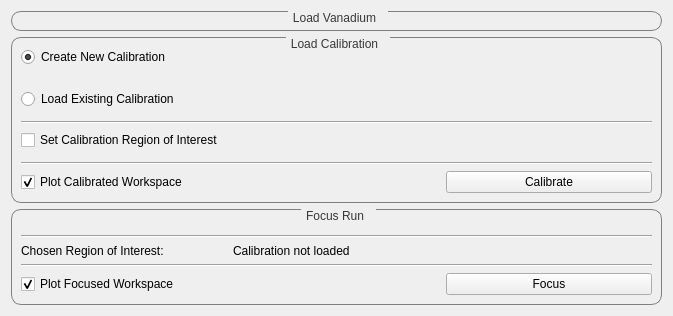
<?xml version="1.0" encoding="UTF-8"?>
<ui version="4.0">
 <class>CalibTab</class>
 <widget class="QWidget" name="CalibTab">
  <property name="windowModality">
   <enum>Qt::NonModal</enum>
  </property>
  <property name="geometry">
   <rect>
    <x>0</x>
    <y>0</y>
    <width>673</width>
    <height>305</height>
   </rect>
  </property>
  <property name="sizePolicy">
   <sizepolicy hsizetype="Preferred" vsizetype="Minimum">
    <horstretch>0</horstretch>
    <verstretch>0</verstretch>
   </sizepolicy>
  </property>
  <property name="windowTitle">
   <string>Form</string>
  </property>
  <property name="styleSheet">
   <string notr="true">QGroupBox {
border: 1px solid grey;border-radius: 10px;margin-top: 1ex; margin-right: 0ex
}
QGroupBox:title {
                           subcontrol-origin: margin;
                           padding: 0 3px;
                           subcontrol-position: top center;
                           padding-top: 0px;
                          padding-bottom: 0px;
                           padding-right: 10px;
                            color: rgb(56, 56, 56)
}</string>
  </property>
  <layout class="QVBoxLayout" name="verticalLayout_2">
   <item>
    <layout class="QVBoxLayout" name="verticalLayout" stretch="1,0">
     <property name="sizeConstraint">
      <enum>QLayout::SetDefaultConstraint</enum>
     </property>
     <item>
      <widget class="QGroupBox" name="vanadiumGroup">
       <property name="sizePolicy">
        <sizepolicy hsizetype="Preferred" vsizetype="Fixed">
         <horstretch>0</horstretch>
         <verstretch>0</verstretch>
        </sizepolicy>
       </property>
       <property name="layoutDirection">
        <enum>Qt::LeftToRight</enum>
       </property>
       <property name="autoFillBackground">
        <bool>false</bool>
       </property>
       <property name="styleSheet">
        <string notr="true"/>
       </property>
       <property name="title">
        <string>Load Vanadium</string>
       </property>
       <property name="alignment">
        <set>Qt::AlignBottom|Qt::AlignHCenter</set>
       </property>
       <property name="flat">
        <bool>false</bool>
       </property>
       <property name="checkable">
        <bool>false</bool>
       </property>
       <layout class="QGridLayout" name="vanadium_layout">
        <item row="1" column="0">
         <layout class="QGridLayout" name="vanadium_layout_2" rowstretch="0,0,0,0,0,0,0,0,0,0,0" columnstretch="0,0,0">
          <property name="sizeConstraint">
           <enum>QLayout::SetDefaultConstraint</enum>
          </property>
          <property name="verticalSpacing">
           <number>6</number>
          </property>
          <item row="2" column="0" colspan="3">
           <widget class="FileFinderWidget" name="finder_vanadium" native="true">
            <property name="sizePolicy">
             <sizepolicy hsizetype="Preferred" vsizetype="Preferred">
              <horstretch>0</horstretch>
              <verstretch>0</verstretch>
             </sizepolicy>
            </property>
            <property name="minimumSize">
             <size>
              <width>0</width>
              <height>0</height>
             </size>
            </property>
           </widget>
          </item>
         </layout>
        </item>
       </layout>
      </widget>
     </item>
     <item>
      <widget class="QGroupBox" name="loadingGroup">
       <property name="sizePolicy">
        <sizepolicy hsizetype="Preferred" vsizetype="Fixed">
         <horstretch>0</horstretch>
         <verstretch>0</verstretch>
        </sizepolicy>
       </property>
       <property name="layoutDirection">
        <enum>Qt::LeftToRight</enum>
       </property>
       <property name="autoFillBackground">
        <bool>false</bool>
       </property>
       <property name="styleSheet">
        <string notr="true"/>
       </property>
       <property name="title">
        <string>Load Calibration</string>
       </property>
       <property name="alignment">
        <set>Qt::AlignBottom|Qt::AlignHCenter</set>
       </property>
       <property name="flat">
        <bool>false</bool>
       </property>
       <property name="checkable">
        <bool>false</bool>
       </property>
       <layout class="QGridLayout" name="gridLayout_2">
        <item row="1" column="0">
         <layout class="QGridLayout" name="gridLayout" rowstretch="0,0,0,0,0,0,0,0,0,0,0" columnstretch="0,0,0">
          <property name="sizeConstraint">
           <enum>QLayout::SetDefaultConstraint</enum>
          </property>
          <property name="verticalSpacing">
           <number>6</number>
          </property>
          <item row="6" column="0" colspan="3">
           <widget class="Line" name="line_crop">
            <property name="minimumSize">
             <size>
              <width>0</width>
              <height>0</height>
             </size>
            </property>
            <property name="orientation">
             <enum>Qt::Horizontal</enum>
            </property>
           </widget>
          </item>
          <item row="5" column="0" colspan="3">
           <widget class="FileFinderWidget" name="finder_path" native="true">
            <property name="sizePolicy">
             <sizepolicy hsizetype="Preferred" vsizetype="Preferred">
              <horstretch>0</horstretch>
              <verstretch>0</verstretch>
             </sizepolicy>
            </property>
            <property name="minimumSize">
             <size>
              <width>0</width>
              <height>0</height>
             </size>
            </property>
            <property name="focusPolicy">
             <enum>Qt::NoFocus</enum>
            </property>
           </widget>
          </item>
          <item row="3" column="0" colspan="3">
           <spacer name="spacer_new_exist">
            <property name="orientation">
             <enum>Qt::Vertical</enum>
            </property>
            <property name="sizeType">
             <enum>QSizePolicy::Fixed</enum>
            </property>
            <property name="sizeHint" stdset="0">
             <size>
              <width>20</width>
              <height>10</height>
             </size>
            </property>
           </spacer>
          </item>
          <item row="0" column="0" colspan="3">
           <widget class="QRadioButton" name="radio_newCalib">
            <property name="text">
             <string>Create New Calibration</string>
            </property>
            <property name="checked">
             <bool>true</bool>
            </property>
           </widget>
          </item>
          <item row="1" column="0" colspan="3">
           <widget class="FileFinderWidget" name="finder_sample" native="true">
            <property name="sizePolicy">
             <sizepolicy hsizetype="Preferred" vsizetype="Preferred">
              <horstretch>0</horstretch>
              <verstretch>0</verstretch>
             </sizepolicy>
            </property>
            <property name="minimumSize">
             <size>
              <width>0</width>
              <height>0</height>
             </size>
            </property>
            <property name="focusPolicy">
             <enum>Qt::NoFocus</enum>
            </property>
           </widget>
          </item>
          <item row="10" column="0" colspan="2">
           <widget class="QCheckBox" name="check_plotOutput">
            <property name="enabled">
             <bool>true</bool>
            </property>
		    <property name="checked">
             <bool>true</bool>
            </property>
            <property name="text">
             <string>Plot Calibrated Workspace</string>
            </property>
           </widget>
          </item>
          <item row="7" column="0" colspan="3">
           <widget class="QCheckBox" name="check_roiCalib">
            <property name="text">
             <string>Set Calibration Region of Interest</string>
            </property>
           </widget>
          </item>
          <item row="10" column="2">
           <widget class="QPushButton" name="button_calibrate">
            <property name="enabled">
             <bool>true</bool>
            </property>
            <property name="text">
             <string>Calibrate</string>
            </property>
           </widget>
          </item>
          <item row="4" column="0" colspan="3">
           <widget class="QRadioButton" name="radio_loadCalib">
            <property name="text">
             <string>Load Existing Calibration</string>
            </property>
            <property name="checked">
             <bool>false</bool>
            </property>
           </widget>
          </item>
          <item row="9" column="0" colspan="3">
           <widget class="Line" name="line_go">
            <property name="orientation">
             <enum>Qt::Horizontal</enum>
            </property>
           </widget>
          </item>
          <item row="8" column="0" colspan="3">
           <widget class="CroppingView" name="widget_cropping" native="true">
            <property name="minimumSize">
             <size>
              <width>0</width>
              <height>0</height>
             </size>
            </property>
           </widget>
          </item>
         </layout>
        </item>
       </layout>
      </widget>
     </item>
     <item>
      <widget class="QGroupBox" name="group_focus">
       <property name="sizePolicy">
        <sizepolicy hsizetype="Preferred" vsizetype="Fixed">
         <horstretch>0</horstretch>
         <verstretch>0</verstretch>
        </sizepolicy>
       </property>
       <property name="layoutDirection">
        <enum>Qt::LeftToRight</enum>
       </property>
       <property name="autoFillBackground">
        <bool>false</bool>
       </property>
       <property name="styleSheet">
        <string notr="true"/>
       </property>
       <property name="title">
        <string>Focus Run</string>
       </property>
       <property name="alignment">
        <set>Qt::AlignBottom|Qt::AlignHCenter</set>
       </property>
       <property name="flat">
        <bool>false</bool>
       </property>
       <property name="checkable">
        <bool>false</bool>
       </property>
       <layout class="QGridLayout" name="gridLayout_2">
        <item row="1" column="0">
         <layout class="QGridLayout" name="gridLayout" rowstretch="0,0,0,0,0,0,0" columnstretch="0,0,0">
          <property name="sizeConstraint">
           <enum>QLayout::SetDefaultConstraint</enum>
          </property>
          <property name="verticalSpacing">
           <number>6</number>
          </property>
          <item row="2" column="0" colspan="3">
           <spacer name="verticalSpacer">
            <property name="orientation">
             <enum>Qt::Vertical</enum>
            </property>
            <property name="sizeType">
             <enum>QSizePolicy::Fixed</enum>
            </property>
            <property name="sizeHint" stdset="0">
             <size>
              <width>20</width>
              <height>10</height>
             </size>
            </property>
           </spacer>
          </item>
          <item row="4" column="0">
           <widget class="QLabel" name="regionLabel">
            <property name="text">
             <string>Chosen Region of Interest:</string>
            </property>
           </widget>
          </item>
          <item row="4" column="1" colspan="2">
           <widget class="QLabel" name="regionDisplay">
            <property name="text">
             <string>Calibration not loaded</string>
            </property>
           </widget>
          </item>
          <item row="3" column="0" colspan="3">
           <widget class="Line" name="line">
            <property name="orientation">
             <enum>Qt::Horizontal</enum>
            </property>
           </widget>
          </item>
          <item row="6" column="0" colspan="2">
           <widget class="QCheckBox" name="check_focusPlotOutput">
            <property name="enabled">
             <bool>true</bool>
            </property>
            <property name="text">
             <string>Plot Focused Workspace</string>
            </property>
            <property name="checked">
             <bool>true</bool>
            </property>
           </widget>
          </item>
          <item row="0" column="0" colspan="3">
           <widget class="FileFinderWidget" name="finder_focus" native="true">
            <property name="sizePolicy">
             <sizepolicy hsizetype="Preferred" vsizetype="Preferred">
              <horstretch>0</horstretch>
              <verstretch>0</verstretch>
             </sizepolicy>
            </property>
            <property name="minimumSize">
             <size>
              <width>0</width>
              <height>0</height>
             </size>
            </property>
           </widget>
          </item>
          <item row="5" column="0" colspan="3">
           <widget class="Line" name="line_2">
            <property name="orientation">
             <enum>Qt::Horizontal</enum>
            </property>
           </widget>
          </item>
          <item row="6" column="2">
           <widget class="QPushButton" name="button_focus">
            <property name="enabled">
             <bool>true</bool>
            </property>
            <property name="text">
             <string>Focus</string>
            </property>
           </widget>
          </item>
         </layout>
        </item>
       </layout>
      </widget>
     </item>
     <item>
      <spacer name="spacer_bottom">
       <property name="orientation">
        <enum>Qt::Vertical</enum>
       </property>
       <property name="sizeHint" stdset="0">
        <size>
         <width>20</width>
         <height>10</height>
        </size>
       </property>
      </spacer>
     </item>
    </layout>
   </item>
  </layout>
 </widget>
 <customwidgets>
  <customwidget>
   <class>FileFinderWidget</class>
   <extends>QWidget</extends>
   <header>mantidqt.widgets.filefinderwidget</header>
   <container>1</container>
  </customwidget>
  <customwidget>
   <class>CroppingView</class>
   <extends>QWidget</extends>
   <header>mantidqtinterfaces.Engineering.gui.engineering_diffraction.tabs.common.cropping.cropping_view</header>
   <container>1</container>
  </customwidget>
 </customwidgets>
 <tabstops>
  <tabstop>radio_newCalib</tabstop>
  <tabstop>finder_sample</tabstop>
  <tabstop>radio_loadCalib</tabstop>
  <tabstop>finder_path</tabstop>
  <tabstop>check_roiCalib</tabstop>
  <tabstop>widget_cropping.combo_bank</tabstop>
  <tabstop>widget_cropping.edit_crop</tabstop>
  <tabstop>widget_cropping.finder_custom</tabstop>
  <tabstop>check_plotOutput</tabstop>
  <tabstop>button_calibrate</tabstop>
 </tabstops>
 <resources/>
 <connections/>
</ui>
